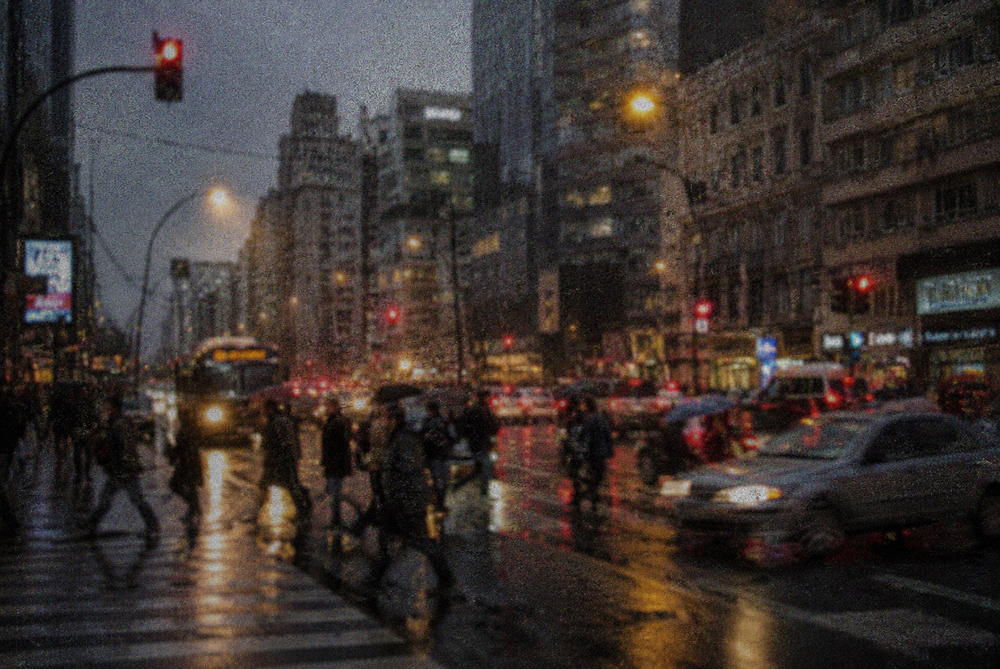
#> input picture input/ciudad.png, 1000 x 669 px, shrunk from 1533 x 1026 before the run
$ python script.py
#> lines starting #> are read from the running program, lines starting #| are printed output that depends on the picture; long printed decimals are rounded
"""01 - Cargar y describir una imagen con Pillow.
Pruebas

archivo borrador.
fuimos probando todo junto antes de separar EL CODIGO
"""

from PIL import Image, ImageOps, ImageEnhance, ImageFilter
import cv2
import numpy as np
import os


# carpeta output
os.makedirs("output", exist_ok=True)


# carga la imagen base
img = Image.open("input/ciudad.png")
#> img is the input picture: PIL image 1000x669 RGB; mean R, G, B 60.5, 52, 48.7

print("datos de la imagen")
print(img.size, img.mode)
#| (1000, 669) RGB


# array de pixeles
arr = np.asarray(img)

print(arr.shape, arr.dtype)
#| (669, 1000, 3) uint8
print("pixel (0,0) =", arr[0, 0])
#| pixel (0,0) = [42 52 57]


# pasar a blanco y negro / gris
gris = ImageOps.grayscale(img)
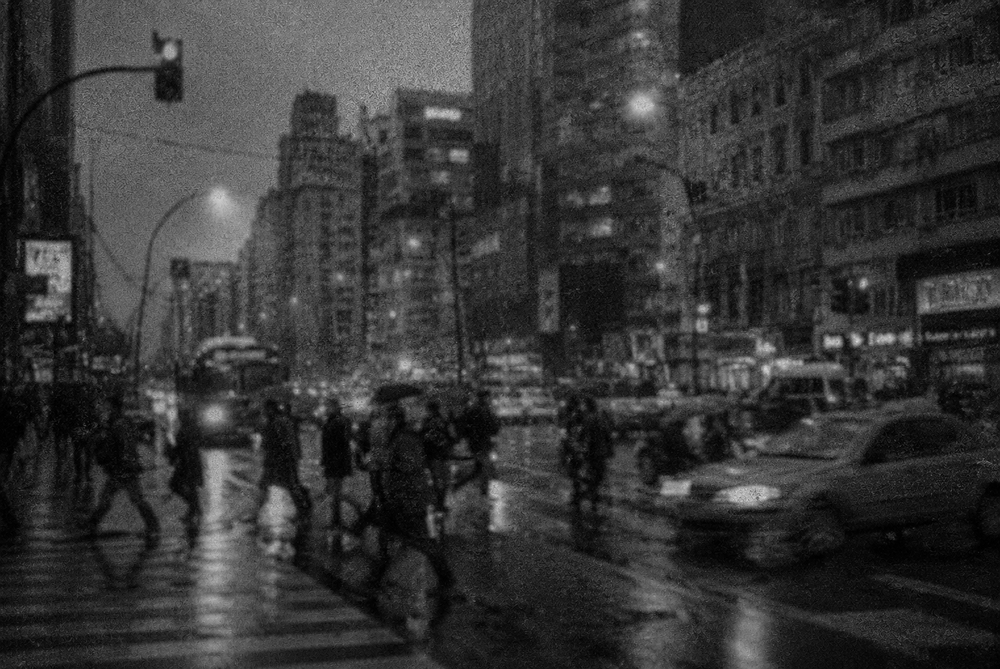
#> gris: PIL image 1000x669 L; min 0, max 216, mean 54.2
gris.save("output/output_gris.png")


# analisis de brillo
gris_analisis = img.convert("L")
gris_analisis.save("output/output_gris_analisis.png")

pixeles = list(gris_analisis.getdata())
#> pixeles = 669000 items
promedio = sum(pixeles) / len(pixeles)
#> promedio = 54.18

print("Promedio:", promedio)
#| Promedio: 54.178


"""
Rangos sugeridos

0 a 80     -> imagen oscura
80 a 170   -> brillo medio o aceptable
170 a 255  -> imagen clara
"""


#  mejorar brillo segun promedio
if promedio < 80:
    print("oscura")
    factor_brillo = 1.4

elif promedio > 170:
    print("clara")
    factor_brillo = 0.8

else:
    print("medio")
    factor_brillo = 1.0


brillo = ImageEnhance.Brightness(img).enhance(factor_brillo)
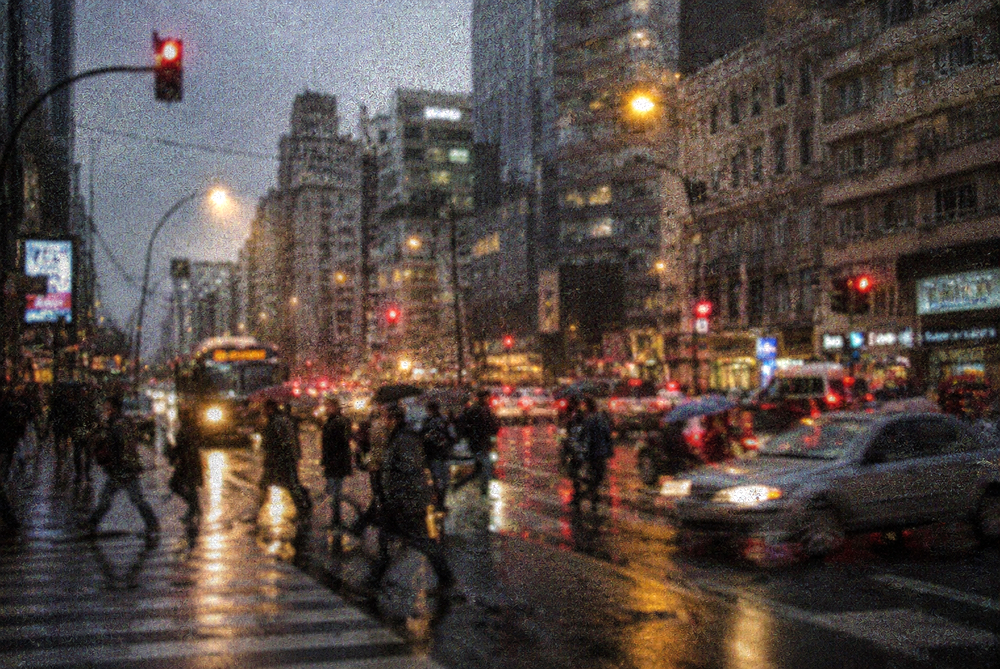
#> brillo: PIL image 1000x669 RGB; mean R, G, B 84.3, 72.4, 67.7
brillo.save("output/output_brillo.png")


#
gris_despues = brillo.convert("L")
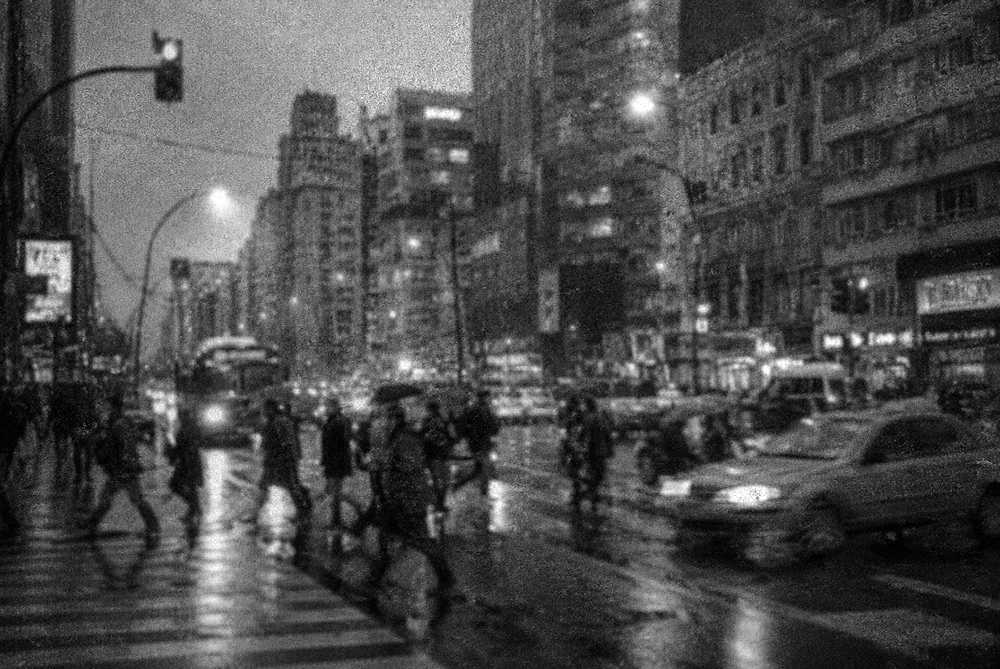
#> gris_despues: PIL image 1000x669 L; min 0, max 255, mean 75.4
pixeles_despues = list(gris_despues.getdata())
#> pixeles_despues = 669000 items
promedio_despues = sum(pixeles_despues) / len(pixeles_despues)
#> promedio_despues = 75.44

print("Promedio despues:", promedio_despues)
#| Promedio despues: 75.440


if promedio_despues >= 80 and promedio_despues <= 170:
    print("el brillo esta OK")
else:
    print("mal brillo despues de la mejora")


"""
ruido = diferencia promedio entre imagen gris original y una version suavizada
contraste = desviacion estandar de los pixeles en gris
"""


# analisis de contraste
arr_gris = np.asarray(gris_analisis)
valor_contraste = np.std(arr_gris)
#> valor_contraste = 33.86

print("Contraste:", valor_contraste)
#| Contraste: 33.862


# mejorar contraste
if valor_contraste < 35:
    print("bajo contraste")
    factor_contraste = 1.6

elif valor_contraste < 70:
    print("contraste medio")
    factor_contraste = 1.3

else:
    print("contraste alto")
    factor_contraste = 1.0


contraste = ImageEnhance.Contrast(img).enhance(factor_contraste)
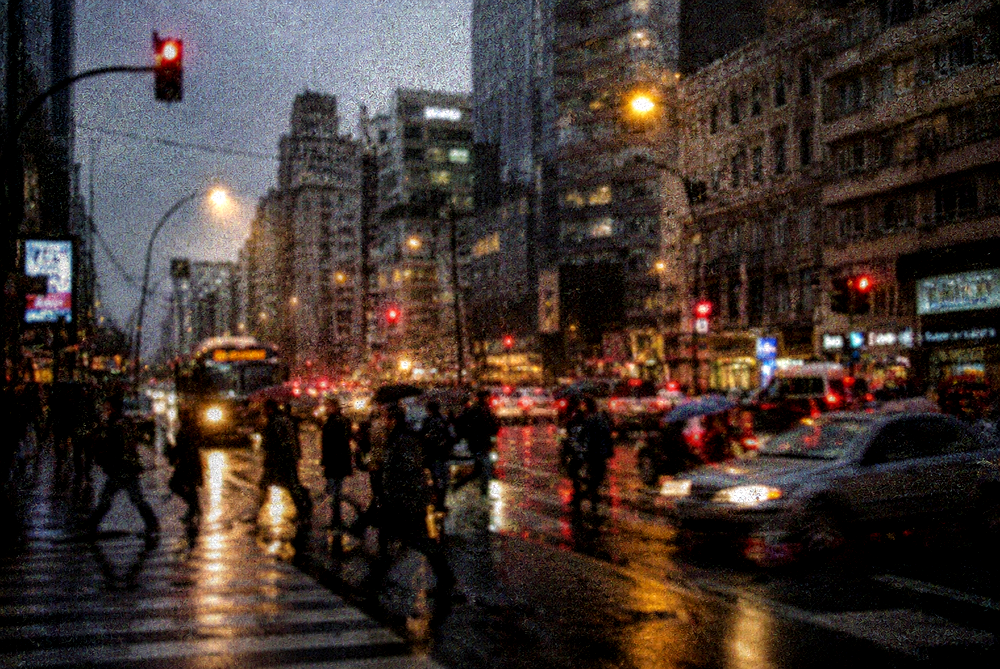
#> contraste: PIL image 1000x669 RGB; mean R, G, B 65.4, 52.6, 47.5
contraste.save("output/output_contraste.png")


# nitidez
nitidez = ImageEnhance.Sharpness(img).enhance(2.0)
nitidez.save("output/output_nitidez.png")


#suavizado
suavizado = img.filter(ImageFilter.SMOOTH)
suavizado.save("output/output_suavizado.png")


# filtro detalle
detalles = img.filter(ImageFilter.DETAIL)
detalles.save("output/output_detail.png")


# desenfoque gaussiano
GaussianBlur = img.filter(ImageFilter.GaussianBlur(radius=2))
GaussianBlur.save("output/output_gaussian_blur.png")


#  medir ruido
gris_suave = gris_analisis.filter(ImageFilter.GaussianBlur(radius=2))
arr_original = np.asarray(gris_analisis, dtype=np.int16)
arr_suavizado = np.asarray(gris_suave, dtype=np.int16)
diferencia = np.abs(arr_original - arr_suavizado)
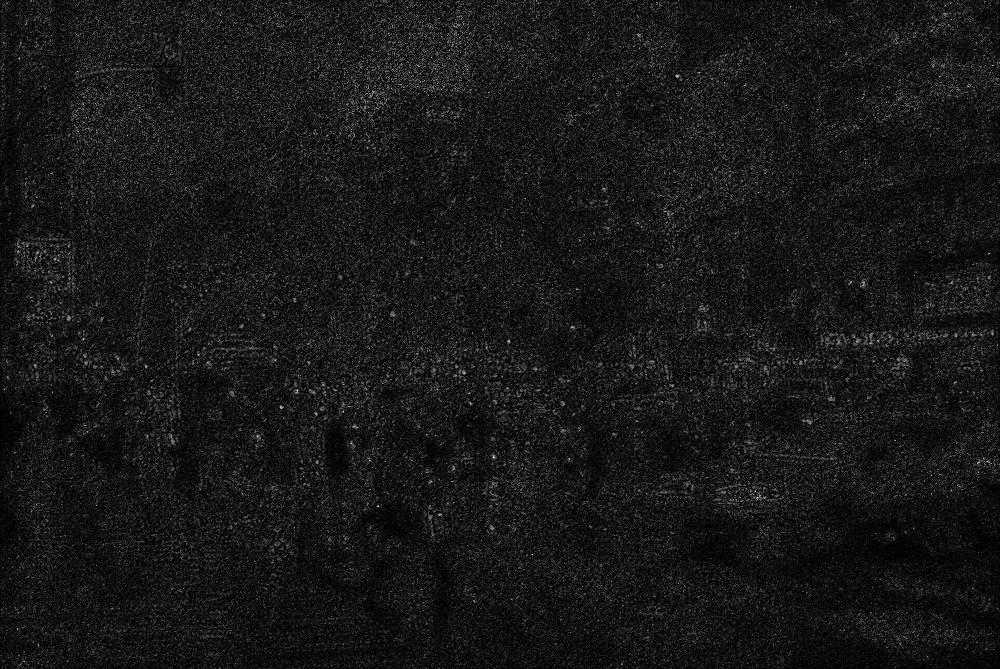
#> diferencia: shape (669, 1000) int16; min 0, max 69, mean 6.5; drawn with min black and max white
ruido = np.mean(diferencia)
#> ruido = 6.47
print("Ruido:", ruido)
#| Ruido: 6.473

if ruido < 5:
    print("bajo ruido")

elif ruido < 15:
    print("medio ruido")

else:
    print(" alto ruido")
